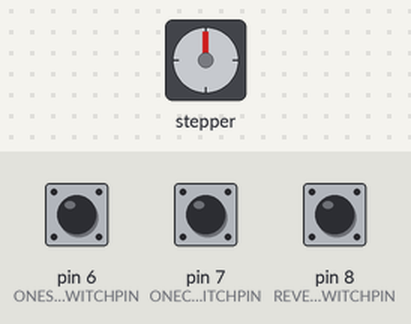
A sketch run on a simulated Arduino Uno, built with avr-gcc and run on an emulated ATmega328P. Shown: stepper motor. Wiring (inferred from the names in the program): stepper motor (200 steps per turn assumed): coils pin 2, pin 3, pin 4, pin 5. The inputs (shaded band) are chosen by the test bench; at power-on: pin 7 (ONECIRCLE_SWITCHPIN) HIGH, pin 6 (ONESTEP_SWITCHPIN) HIGH, pin 8 (REVERSE_SWITCHPIN) HIGH.

Above: at 1.2 s.
1.3 s: pin 7 (ONECIRCLE_SWITCHPIN) pulled LOW for 0.15 s
At 4.1 s:
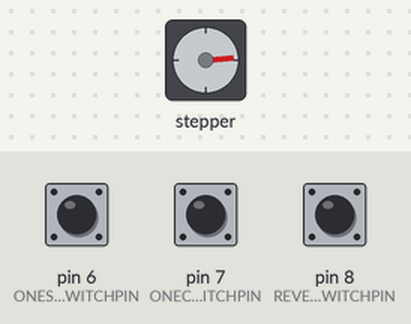
4.3 s: pin 7 (ONECIRCLE_SWITCHPIN) pulled LOW for 1 s
At 7.1 s:
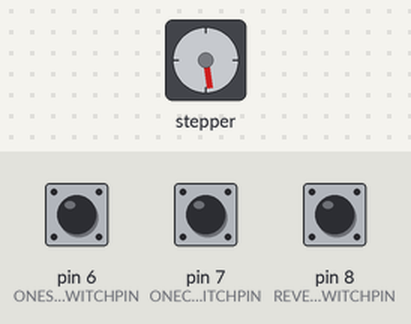
7.3 s: pin 7 (ONECIRCLE_SWITCHPIN) pulled LOW for 0.15 s
At 10.1 s:
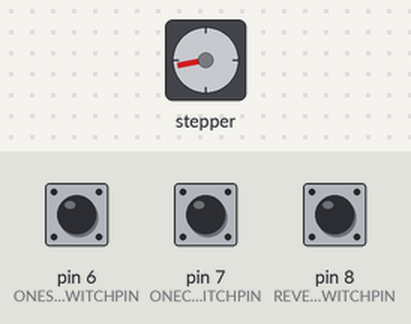
10.3 s: pin 6 (ONESTEP_SWITCHPIN) pulled LOW for 3.2 s
At 10.7 s:
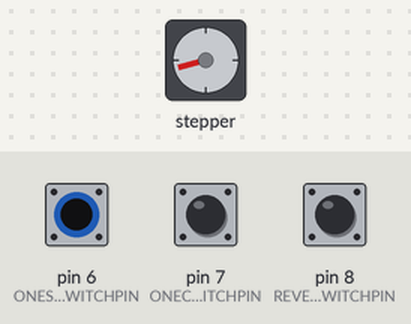
15.0 s: pin 7 (ONECIRCLE_SWITCHPIN) pulled LOW for 3.2 s
At 15.9 s:
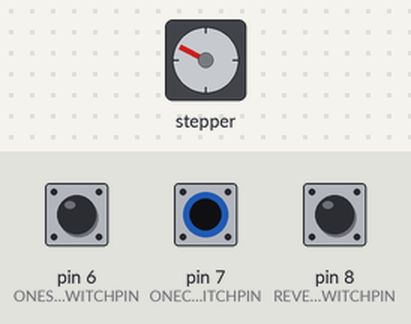
19.7 s: pin 6 (ONESTEP_SWITCHPIN) pulled LOW for 0.15 s
Timing chart, 0 to 22.3 s (numbered marks = the images above; inputs shaded):
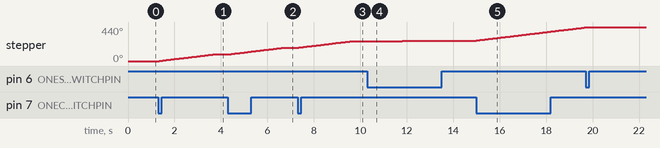

The sketch:

Final_Step_Motor_Control.ino
```cpp
// Full-Step Motor Control with button, one full circle per push of button
// Author: Yiyang Jiang

// The number of phase coils for the motor
const int NUMPHASES = 4;
// The pins on Arduino connected to the phases
const int PHASEPINS[NUMPHASES] = {2, 3, 4, 5};
// The number of increments per step
const int INCREMENTSPERSTEP = 1;
// The totel increments per revolution
const int NUMINCREMENTS = NUMPHASES*INCREMENTSPERSTEP;
// The number of degrees per step for the motor
const int DEGREEPERSTEP;
// 0.5s after doing a single step or switching the direction
const int DELAYTIME1 = 50;
// Delay for 50ms between steps when moving 360 degrees.
const int DELAYTIME2 = 500;
// const int DELAYTIME3 = 200;
const bool POLESONOFF[NUMINCREMENTS][NUMPHASES] = {
  {HIGH, HIGH, LOW, LOW}, // Step 1
  {LOW, HIGH, HIGH, LOW}, // Step 2
  {LOW, LOW, HIGH, HIGH}, // Step 3
  {HIGH, LOW, LOW, HIGH} // Step 4
  //{HIGH, LOW, LOW, LOW}, // Step 1
  //{HIGH, HIGH, LOW, LOW}, // Step 2
  //{LOW, HIGH, LOW, LOW}, // Step 3
  //{LOW, HIGH, HIGH, LOW}, // Step 4
  //{LOW, LOW, HIGH, LOW}, // Step 5
  //{LOW, LOW, HIGH, HIGH}, // Step 6
  //{LOW, LOW, LOW, HIGH} // Step 7
  //{HIGH, LOW, LOW, HIGH} // Step 8
};
// The current increment
int CURRENTINCREMENT = 0;
// The pin of one-step button
const int ONESTEP_SWITCHPIN = 6;
// The pin of one-circle button
const int ONECIRCLE_SWITCHPIN = 7;
// The pin of "reverse" button
const int REVERSE_SWITCHPIN = 8;
// The direction
int dir = 1;

void setup() {
  for (int phase=0; phase < NUMPHASES; phase++){
    pinMode(PHASEPINS[phase], OUTPUT);
    digitalWrite(PHASEPINS[phase], LOW);
  }
  // Initialize the pins of buttons
  pinMode(ONESTEP_SWITCHPIN, INPUT_PULLUP);
  pinMode(ONECIRCLE_SWITCHPIN, INPUT_PULLUP);
  pinMode(REVERSE_SWITCHPIN, INPUT_PULLUP);
}

void loop() {
  // The one-step button is pressed
  if (digitalRead(ONESTEP_SWITCHPIN) == LOW){
    // Identify the direction
    if (dir == 1){
      // Move forward
      CURRENTINCREMENT = (CURRENTINCREMENT+1) % NUMINCREMENTS;
      for (int phase=0; phase<NUMPHASES; phase++){
        digitalWrite(PHASEPINS[phase], POLESONOFF[CURRENTINCREMENT][phase]);
      }
    }
    if (dir == -1){
      // Check if the URRENTINCREMENT goes negative, and if so, fix it.
      if (CURRENTINCREMENT == 0){
        CURRENTINCREMENT = 4;
      }
      // Move backward
      CURRENTINCREMENT = (CURRENTINCREMENT-1) % NUMINCREMENTS;
      for (int phase=0; phase<NUMPHASES; phase++){
        digitalWrite(PHASEPINS[phase], POLESONOFF[CURRENTINCREMENT][phase]);
      }
    }
    // 0.5s after doing a single step
    delay(DELAYTIME2);
  }

  // The one-circle button is pressed
  if (digitalRead(ONECIRCLE_SWITCHPIN) == LOW){
    if (dir == 1){
      // Move forward 12 steps(360/7.5/4), each step includes four increment, each increment represents 7.5 degree
      for (int step = 0; step < 12; step++){
        for (int increment = 0; increment < NUMINCREMENTS; increment++){
          // Set each of the four phase pins to OUTPUT at a LOW level
          for (int phase=0; phase<NUMPHASES; phase++){
            digitalWrite(PHASEPINS[phase], POLESONOFF[increment][phase]);
          }
          // A 50ms delay between increments
          delay(DELAYTIME1);
        }
      }
    }
    if (dir == -1){
      // Move backward 12 steps(360/7.5/4), each step includes four increment, each increment represents 7.5 degree
      for (int step = 0; step < 12; step++){
        for (int increment = NUMINCREMENTS - 1; increment >= 0; increment--){
          for (int phase=0; phase<NUMPHASES; phase++){
            digitalWrite(PHASEPINS[phase], POLESONOFF[increment][phase]);
          }
          delay(DELAYTIME1);
        }
      }
    }
  }

  // The "reverse" button is pressed
  if (digitalRead(REVERSE_SWITCHPIN) == LOW){
    // Change the direction
    dir = (-1)*dir;
    // 0.5s after switching the direction
    delay(DELAYTIME2);
  }
}
```

Measured:
- after the input at 1.3 s, stepper: turns 85° clockwise in 2.3 s, starting after 0.05 s
- after the input at 4.3 s, stepper: turns 86° clockwise in 2.4 s, starting at once
- after the input at 7.3 s, stepper: turns 87° clockwise in 2.4 s, starting at once
- after the input at 15.0 s, stepper: keeps turning clockwise at about 36°/s, starting at once
